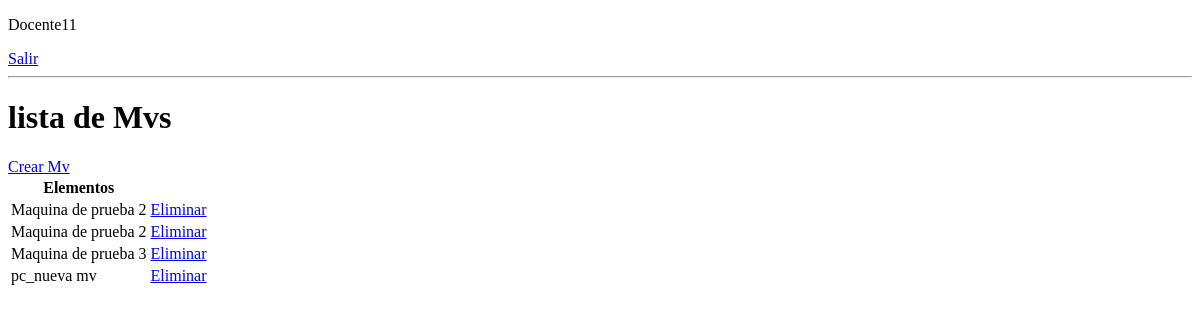
The page /listar-mv/ (signed in) on the database as committed earlier.
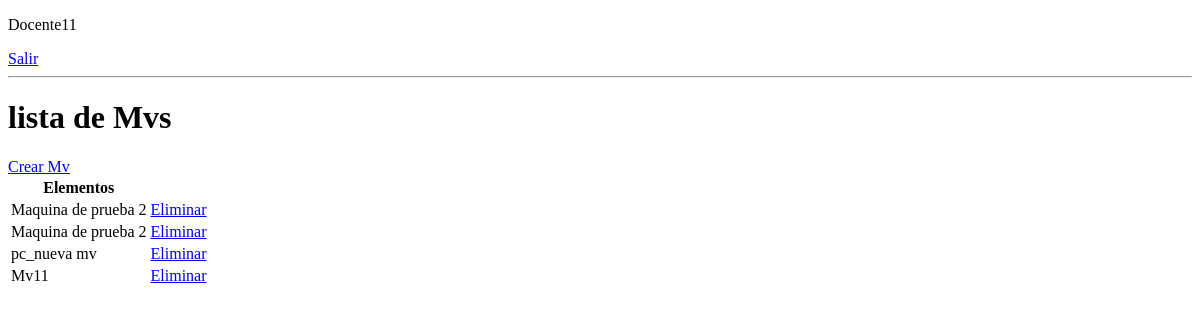
The same page on the database as committed later.
### base/models.py (models this page shows, shortened)
class Cmaquinas_virtuales(models.Model):
   usuario = models.ForeignKey(User,
                               on_delete=models.CASCADE,
                               null=True,
                               blank=True)
   nombre = models.CharField(max_length=100)
   sistema_operativo = models.CharField(max_length=100)
   sabor = models.CharField(max_length=200)
   tipo = models.CharField(max_length=50)
   descripcion = models.TextField(null=True,
                               blank=True)
   creado = models.DateTimeField(auto_now_add=True)
   estado = models.BooleanField(default=False)

### base/views.py (the view)
# urls.py: path('listar-mv/',lista_mvs.as_view(), name='mvs'),
class lista_mvs(LoginRequiredMixin, ListView):
   model = Cmaquinas_virtuales
   context_object_name = 'mvs'
   template_name = 'base/mv_list.html'

### base/templates/base/mv_list.html (shortened to what this page needs)
<!DOCTYPE html>
<html lang="en">
<head>
</head>
<body>
   {% if request.user.is_authenticated %}
   <p>{{request.user}}</p>
   <a href="{% url 'logout' %}">Salir</a>
   {% else %}
   <a href="{% url 'login' %}">Ingresar</a>
   {% endif %}
   <hr>
   <div class="container">
      <h1>lista de Mvs</h1>
      <a href="{% url 'crear-mv' %}">Crear Mv</a>
      <table>
         <tr>
            <th>Elementos</th>
         </tr>
         {% for mv in mvs %}
         <tr>
            <td>{{mv.nombre}}</td>
            <td>
               <a href="{% url 'eliminar-mv' mv.id %}">Eliminar</a>
            </td>
         </tr>
         {% empty %}
         <h3>No hay Elementos en esta listaaa</h3>
         {% endfor %}
      </table>
   </div>
</body>
</html>

Rows that differ between the two databases and show on the page:
removed Cmaquinas_virtuales: nombre "Maquina de prueba 3"
added Cmaquinas_virtuales: nombre "Mv11"
